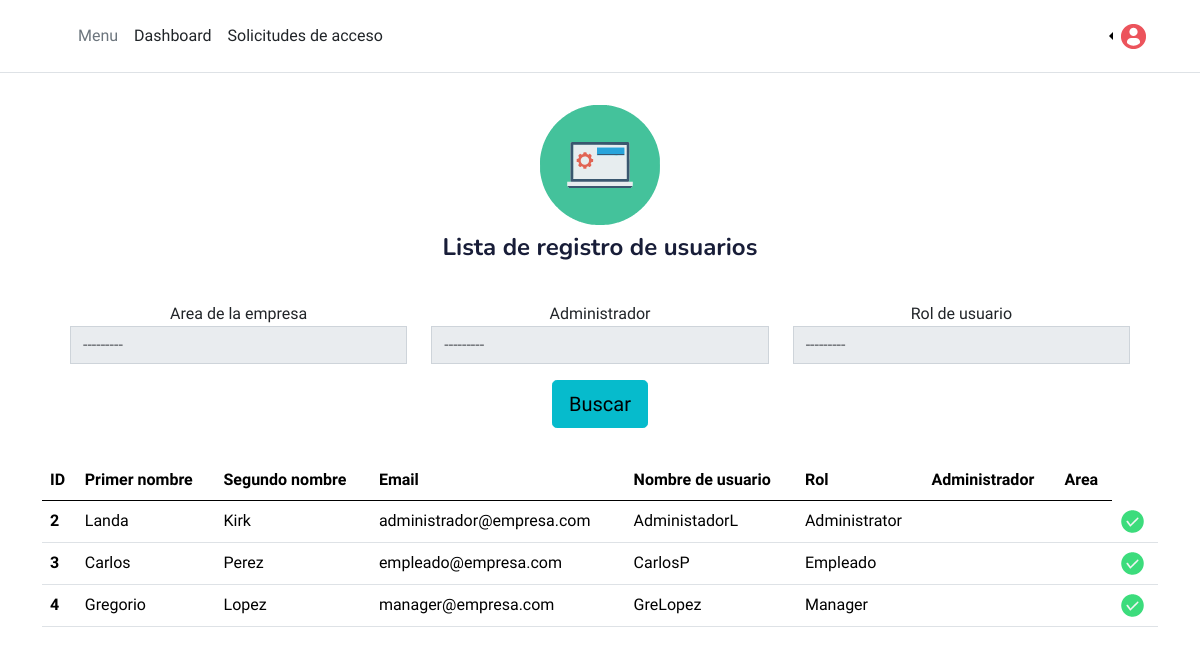
/users/ (signed in), run on the app's committed database.
### authentication/models.py (models this page shows)
class User(AbstractUser):
    email = models.EmailField(unique=True)
    first_name = models.CharField(max_length=100,null=True)
    last_name = models.CharField(max_length=100,null=True)
    role = models.IntegerField(choices=((512,'Administrator'),(255, 'Manager'), (1, 'Empleado')), null=True)
    dni = models.IntegerField(null=True)
    profile_photo = models.ImageField(upload_to="images", null=True, default='images/default_image.jpg')
    user_area = models.ForeignKey(UserArea, related_name='user_area', null=True, blank=True, on_delete=models.SET_NULL)
    administrator = models.ForeignKey('self', related_name='administrator_user', null=True, on_delete=models.CASCADE)
    authorization = models.IntegerField(choices=((2,'Autorizado'),(1, 'Espera'), (0, 'No-autorizado')), null=True, default=0)
    change_password = models.BooleanField(default=False)
    company_logo = models.ImageField(upload_to="company_logo/", null=True, blank=True)
    showed_password_change_request = models.BooleanField(default=False)
    USERNAME_FIELD = "email"
    REQUIRED_FIELDS = []
    objects = CustomUserManager()

### public/views.py (the view)
# urls.py: path('users/', views.MyUsersView.as_view(), name='my-users')
class MyUsersView(View):
    queryset = User.objects.all()
    pagination = 5
    def get(self, request, *args, **kwargs):
        user = self.request.user
        page_number = request.GET.get("page")
        if user.role == 512 or user.is_superuser:
            queryset = self.queryset
            template_name = 'lists/users.html'
        elif user.role == 255 or user.authorization == 2:
            queryset = self.queryset.filter(user_area=user.user_area)
            template_name = 'lists/users.html'
        else:
            template_name = 'authorization_denied.html'
            return render(request=request,template_name=template_name)
        update = self.queryset.filter(showed_password_change_request=True).update(showed_password_change_request=False)
        f = UserFilter(request.GET, queryset=queryset.filter(is_superuser=False))
        paginator = Paginator(f.qs, self.pagination)
        page_obj = paginator.get_page(page_number)
        return render(request=request,template_name=template_name, context={'page_obj': page_obj, 'filter':f})

### core/context_processor.py (called while the page is built)
def notification_context(request):
    user = request.user
    context_data = dict()
    if user.is_authenticated:
        if user.role == 512:
            notifications = models.AccessRequest.objects.filter(approver_user=user, showed=False).count()
            context_data['notification_count'] = notifications
            return context_data
        else:
            pass
    return context_data

### public/templates/lists/users.html (shortened to what this page needs)
{% extends 'base/base.html' %}
{% load static %}
{% block content %}
{% if request.user.authorization == 2 or request.user.role > 1 or request.user.is_superuser %}
  <body>
    <div class="container">
      <div class="card text-center border-0 p-3">
        <div class="card-title">
          <img src="{% static 'img/generate.svg' %}" style="width: 15vh; height: 15vh;">
        </div>
        <h4>Lista de registro de usuarios</h4>
      </div>
      <div class="card text-center border-0 p-3">
        <form method="get">
          <div class="row">
            <div class="col">
              <label>Area de la empresa</label>
              {{filter.form.user_area}}
            </div>
            <div class="col">
              {% if request.user.role == 512%}
                <label>Administrador</label>
                {{filter.form.administrator}}
              {% endif %}
            </div>
            <div class="col">
              <label>Rol de usuario</label>
              {{filter.form.role}}
            </div>
          </div>
          <div class="row align-items-center p-3">
            <div class="col text-center">
              <button class="btn btn-primary btn-lg" type="submit">Buscar</button>
            </div>
          </div>
        </form>
      </div>
      <div class="row">
        <table class="table">
          <thead>
            <tr>
              <th scope="col">ID</th>
              <th scope="col">Primer nombre</th>
              <th scope="col">Segundo nombre</th>
              <th scope="col">Email</th>
              <th scope="col">Nombre de usuario</th>
              <th scope="col">Rol</th>
              <th scope="col">Administrador</th>
              <th scope="col">Area</th>
            </tr>
          </thead>
          <tbody>
            {% for item in page_obj %}
            <tr>
              <th scope="row">{{item.id}}</th>
              <td>{{item.first_name}}</td>
              <td>{{item.last_name}}</td>
              <td>{{item.email}}</td>
              <td>{{item.username}}</td>
              <td>{{item.get_role_display }}</td>
              <td>{{item.administrator.email}}</td>
              <td>{{item.user_area.area_name}}</td>
              {% if item.change_password and request.user.role == 512 %}
                <td>
                    <div class="row align-items-center p-3">
                        <div class="col text-center">
                            <a href={% url 'authentication:change-password' pk=item.id %} class="btn btn-primary btn-sm"><strong>Reestablecer contraseña</strong></a>
                        </div>
                </td>
              {% else %}
                <td><img src={% static "img/solved.svg" %} height="25px" width="25px"></td>
              {% endif %}
            </tr>
            {% endfor %}
          </tbody>
        </table>
      </div>
    </div>
  </body>
{% endif %}
{% endblock %}

### templates/base/base.html (shortened to what this page needs)
{% load static %}
<!DOCTYPE html>
<head>
    <link href="https://cdnjs.cloudflare.com/ajax/libs/font-awesome/5.10.0/css/all.min.css" rel="stylesheet">
    <link href="https://cdn.jsdelivr.net/npm/bootstrap-icons@1.4.1/font/bootstrap-icons.css" rel="stylesheet">
    <link href="https://cdn.jsdelivr.net/npm/bootstrap@5.3.2/dist/css/bootstrap.min.css" rel="stylesheet">
    <link href="{% static 'css/bootstrap.min.css' %}" rel="stylesheet">
</head>
<header class="p-3 mb-3 border-bottom">
    <div class="container">
      <div class="d-flex flex-wrap align-items-center justify-content-center justify-content-lg-start">
        <ul class="nav col-12 col-lg-auto me-lg-auto justify-content-right mb-md-0">
            <li><a href="{% url 'public:index' %}" class="nav-link px-2 link-secondary">Menu</a></li>
            <li><a href="{% url 'public:dashboard' %}" class="nav-link px-2 link-dark">Dashboard</a></li>
            {% if request.user.role < 512 %}
              <li><a href="{% url 'public:register-incidence'%}" class="nav-link px-2 link-dark">Registrar Incidencias</a></li>
              <li><a href="{% url 'public:incidences'%}" class="nav-link px-2 link-dark">Incidencias</a></li>
            {% else %}
              <li><a href={% url 'public:access-requests' %} class="nav-link px-2 link-dark">Solicitudes de acceso</a></li>
            {% endif %}
        </ul>
        <div class="dropdown text-end dropstart">
          <a href="#" class="d-block link-body-emphasis text-decoration-none dropdown-toggle" id="dropdownUser1" data-bs-toggle="dropdown" aria-expanded="true" data-toggle="dropdown" data-target="#navbarDropdown">
            {% if request.user.role == 512 %}
                <img src="{% static 'img/user_administrator.svg'%}" height='25px' width:'25px'>
            {% elif request.user.role == 255 %}
                <img src="{% static 'img/user_manager.svg'%}" height='25px' width:'25px'>
            {% else %}
                <img src="{% static 'img/user_employeer.svg'%}" height='25px' width:'25px'>
            {% endif %}
          </a>
        </div>
      </div>
    </div>
</header>
{% block content %}
{% endblock %}

### data on the page
User: id "2", first_name "Landa", last_name "Kirk", email "administrador@empresa.com", username "AdministadorL", role "Administrator", change_password False (drawn)
User: id "3", first_name "Carlos", last_name "Perez", email "empleado@empresa.com", username "CarlosP", role "Empleado", change_password False (drawn)
User: id "4", first_name "Gregorio", last_name "Lopez", email "manager@empresa.com", username "GreLopez", role "Manager", change_password False (drawn)
